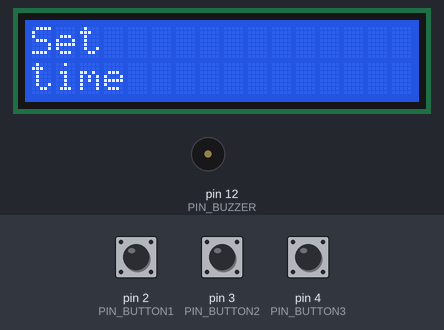
Bench run of a program on a simulated Arduino Uno, built with avr-gcc and run on an emulated ATmega328P. Parts: 16×2 character LCD, buzzer (waves = sounding). Inputs (shaded band) come from the test bench; at power-on: pin 2 (PIN_BUTTON1) LOW, pin 4 (PIN_BUTTON3) LOW, pin 3 (PIN_BUTTON2) LOW. What the program prints to the serial monitor is not drawn.

Above: at 1.2 s.
1.3 s: pin 2 (PIN_BUTTON1) pulled HIGH for 0.15 s
At 2.1 s:
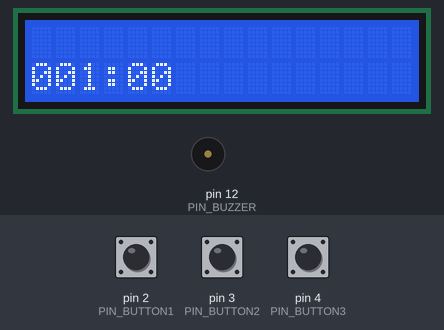
2.9 s: pin 4 (PIN_BUTTON3) pulled HIGH for 0.15 s
At 3.8 s:
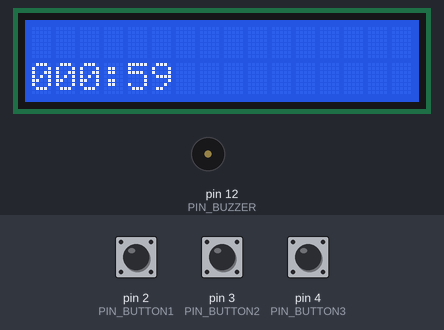
4.5 s: pin 4 (PIN_BUTTON3) pulled HIGH for 1 s
At 5.2 s:
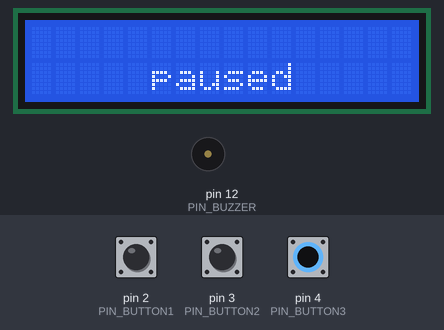
7.0 s: pin 2 (PIN_BUTTON1) pulled HIGH for 1 s
At 7.6 s:
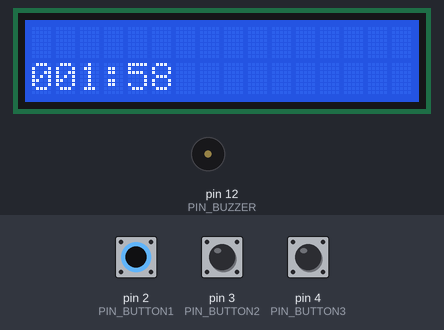
9.5 s: pin 3 (PIN_BUTTON2) pulled HIGH for 0.15 s
At 10.7 s:
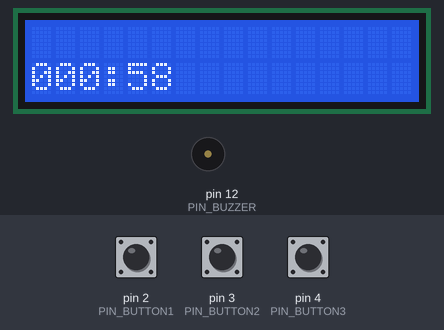
11.1 s: pin 2 (PIN_BUTTON1) driven HIGH and pin 3 (PIN_BUTTON2) driven HIGH
At 12.3 s:
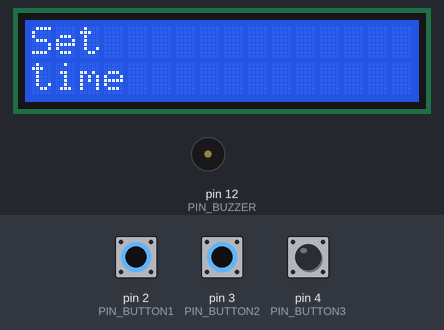
Timing chart, 0 to 15.1 s (numbered marks = the images above; inputs shaded):
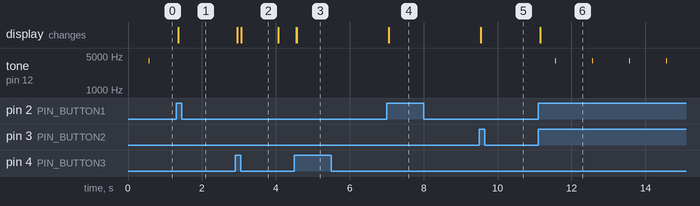

The program:

main.cpp
```cpp
#include "main.h"
#include "lcd.h"
// this is the event dispatcher.
void state_machine_dispatcher(timer_state_struct_t *state, event_t *event);
uint8_t process_buton_pad_value(uint8_t pad_value);
void state_machine_table_init(timer_state_struct_t *state);
// This is the timer state machine.
static timer_state_struct_t state_machine;
// put function declarations here:
void display_init();

void setup()
{
  // put your setup code here, to run once:
  Serial.begin(9600);
  Serial.print("Productive time application\n");
  Serial.print("===========================");
  display_init();
  pinMode(PIN_BUTTON1, INPUT);
  pinMode(PIN_BUTTON2, INPUT);
  pinMode(PIN_BUTTON3, INPUT);
  state_machine_table_init(&state_machine);
  state_machine_init(&state_machine);
}

void loop()
{
  uint8_t button1, button2, button3;
  uint8_t pad_value;
  user_event_t user_event;
  // only one time it will be initialized.
  static tick_event_t tick_event;
  static uint32_t current_time = millis();
  // 1. read the button pad status
  button1 = digitalRead(PIN_BUTTON1);
  button2 = digitalRead(PIN_BUTTON2);
  button3 = digitalRead(PIN_BUTTON3);
  pad_value = (button1 << 2) | (button2 << 1) | button3;
  // software debouncing
  pad_value = process_buton_pad_value(pad_value);
  if (pad_value)
  {
    // 2. make an event
    if (pad_value == BTN_PAD_VALUE_INC_TIME)
    {
      Serial.println("Incriment time event");
      user_event.super.signal = INC_TIME;
    }
    else if (pad_value == BTN_PAD_VALUE_DEC_TIME)
    {
      Serial.println("DECRIMENT time event");
      user_event.super.signal = DEC_TIME;
    }
    else if (pad_value == BTN_PAD_VALUE_SP)
    {
      Serial.println("Start pauseevent");
      user_event.super.signal = START_PAUSE;
    }
    else if (pad_value == BTN_PAD_VALUE_ABRT)
    {
      Serial.println("Abort event");
      user_event.super.signal = ABRT;
    }
    // 3. send it to event dispatcher.
    state_machine_dispatcher(&state_machine, &user_event.super);
  }

  // 4. dipsatch the time tick event every 100ms
  if (millis() - current_time >= 100)
  {
    // 100ms have passed
    // reset the current_limit
    current_time = millis();
    // add the signal.
    tick_event.super.signal = TIME_TICK;
    // this every time the 100ms have passed we incriment by one.
    tick_event.ss++;
    if (tick_event.ss > 10)
    {
      tick_event.ss = 1;
    }
    // 3. send it to event dispatcher.
    state_machine_dispatcher(&state_machine, &tick_event.super);
  }
}

// put function definitions here:

/// @brief This dispatches the events from main to the state machine the events are categoriazed based on who sends them user/tick event
/// @param state
/// @param event
void state_machine_dispatcher(timer_state_struct_t *state, event_t *event)
{
  event_status_e status;
  // This holds the current event i am in before any action.
  states_e source_state;
  source_state = state->current_state;
  // This holds the target state we trnasition to.
  states_e target_state;

  // execute the signal given
  event_handler_function_pointer event_function_pointer = state->state_table[state->current_state * MAX_SIGNALS + event->signal];
  if (event_function_pointer)
  {
    status = (*event_function_pointer)(state, event);
  }
  // if there is a transition what are the steps (we know the current state has changed to the new state and the action of the transition has been executed).
  if (status == EVENT_TRANSITION)
  {
    target_state = state->current_state;
    event_t new_event;
    // 1. run the exit action of the source state.
    new_event.signal = EXIT;
    event_handler_function_pointer event_function_pointer_exit = state->state_table[source_state * MAX_SIGNALS + new_event.signal];
    if (event_function_pointer_exit)
    {
      (*event_function_pointer_exit)(state, &new_event);
    }
    // 2. run the entry action for the new state.
    new_event.signal = ENTRY;
    event_handler_function_pointer event_function_pointer_entry = state->state_table[target_state * MAX_SIGNALS + new_event.signal];
    if (event_function_pointer_entry)
    {
      (*event_function_pointer_entry)(state, &new_event);
    }
  }
}

void state_machine_table_init(timer_state_struct_t *state)
{
  // here we initialize the 2d table
  static event_handler_function_pointer state_table[MAX_STATES][MAX_SIGNALS] = {
      [IDLE] = {&Idle_State_Inc_Time, NULL, Idle_State_Time_Tick, &Idle_State_Start_Pause, NULL, &Idle_State_Entry, &Idle_State_Exit},
      [TIME_SET] = {&Time_Set_Inc_Time, &Time_Set_Dec_Time, NULL, &Time_Set_Start_Pause, Time_Set_Abrt, &Time_Set_Entry, &Time_Set_Exit},
      [COUNTDOWN] = {NULL, NULL, &Count_Down_Time_Tick, &Count_Down_Start_Pause, &Count_Down_Abrt, &Count_Down_Exit, &Count_Down_Entry},
      [PAUSE] = {&Pause_Inc_Time, &Pause_Dec_Time, NULL, &Pause_Start_Pause, &Pause_Abrt, &Pause_Entry, &Pause_Exit},
      [STAT] = {NULL, NULL, &Stat_Time_Tick, NULL, NULL, &Stat_Entry, &Stat_Exit}};

  state->state_table = &state_table[0][0];
}

/// @brief This debounces the button using the a simple state machine approach
/// @param pad_value
/// @return
uint8_t process_buton_pad_value(uint8_t pad_value)
{
  // beacuse is static they will not rest each time the function is called.
  static button_state_e btn_state = DEPRESSED;
  static uint32_t current_time = millis();
  switch (btn_state)
  {
  case DEPRESSED:
    if (pad_value)
    {
      btn_state = BOUNCE;
      current_time = millis();
    }
    break;
  case PRESSED:
    if (!pad_value)
    {
      btn_state = BOUNCE;
      current_time = millis();
      break;
    }
    break;
  case BOUNCE:
    if (millis() - current_time >= 50)
    {
      if (pad_value)
      {
        btn_state = PRESSED;
        return pad_value;
      }
      else
      {
        btn_state = DEPRESSED;
      }
    }
    break;
  }
  return 0;
}

void display_init()
{
  lcd_begin(16, 2);
  lcd_clear();
  lcd_move_cursor_L_to_R();
  lcd_set_cursor(0, 0);
  lcd_no_auto_scroll();
  lcd_cursor_off();
}
```

main.h
```cpp
#ifndef MAIN_H
#define MAIN_H
#include <Arduino.h>
// button and buzzer pins
#define PIN_BUTTON1 2
#define PIN_BUTTON2 3
#define PIN_BUTTON3 4
#define PIN_BUZZER 12

#define BTN_PAD_VALUE_INC_TIME 4
#define BTN_PAD_VALUE_DEC_TIME 2
#define BTN_PAD_VALUE_ABRT 6
#define BTN_PAD_VALUE_SP 1
// lcd pins
#define PIN_LCD_RS 5
#define PIN_LCD_RW 6
#define PIN_LCD_EN 7
#define PIN_LCD_D4 8
#define PIN_LCD_D5 9
#define PIN_LCD_D6 10
#define PIN_LCD_D7 11

/// @brief This is the transmitions events/signals
typedef enum
{
    INC_TIME,
    DEC_TIME,
    TIME_TICK,
    START_PAUSE,
    ABRT,
    // INTERNAL ACTIVIY SIGNALS
    ENTRY,
    EXIT,
    MAX_SIGNALS

} signals_e;


/// @brief For generic  generated events
typedef struct event_t
{
    signals_e signal;
    /* data */
} event_t;

/// @brief For user generated events
typedef struct user_event_t
{
    event_t super;
    /* data */
} user_event_t;

typedef enum
{
    EVENT_HANDLED,
    EVENT_IGNORED,
    EVENT_TRANSITION,
} event_status_e;

/// @brief This is for the tick event it also holds the counter parameter.
typedef struct tick_event_t
{
    event_t super;
    uint8_t ss;
    /* data */
} tick_event_t;


//This will not be needed because we wont use these variabls to code the states
/// @brief This are all of the States
typedef enum
{
    IDLE,
    TIME_SET,
    COUNTDOWN,
    PAUSE,
    STAT,
    MAX_STATES
} states_e;


// Forward-declare struct so the compiler knows the name exists
struct timer_state_struct_t;


//this will be in the type inside the 2d table.
//this is a function pointer that will point to the event handler needed to be executed.
typedef event_status_e( *event_handler_function_pointer)(timer_state_struct_t *state, event_t *event);

//This will have instead of a state enum an activave_state function pointer that will point to  the state handler of the active state.
/// @brief This struct represent the 'global variables' these means that all of the states will have access to this variables.
typedef struct timer_state_struct_t
{
    uint32_t current_time;
    uint32_t elapsed_time;
    uint32_t productive_time;
    //this is a function pointer that will hold the active state function handler
   states_e current_state;
   event_handler_function_pointer * state_table;
    /* data */
} timer_state_struct_t;

// STATE MACHINE.cpp DECLARATIONS
void state_machine_init(timer_state_struct_t *state);
event_status_e state_machine_switch_approach(timer_state_struct_t *state, event_t *event);


//BUTTON DEBOUNCING STATE MACHINE ENUMS

typedef enum
{
    PRESSED,
    DEPRESSED,
    BOUNCE
}button_state_e;


event_status_e Idle_State_Entry(timer_state_struct_t *state, event_t *event);
event_status_e Idle_State_Exit(timer_state_struct_t *state, event_t *event);
event_status_e Idle_State_Dec_Time(timer_state_struct_t *state, event_t *event);
event_status_e Idle_State_Inc_Time(timer_state_struct_t *state, event_t *event);
event_status_e Idle_State_Start_Pause(timer_state_struct_t *state, event_t *event);
event_status_e Idle_State_Time_Tick(timer_state_struct_t *state, event_t *event);
event_status_e Idle_State_Abrt(timer_state_struct_t *state, event_t *event);

event_status_e Time_Set_Entry(timer_state_struct_t *state, event_t *event);
event_status_e Time_Set_Exit(timer_state_struct_t *state, event_t *event);
event_status_e Time_Set_Dec_Time(timer_state_struct_t *state, event_t *event);
event_status_e Time_Set_Inc_Time(timer_state_struct_t *state, event_t *event);
event_status_e Time_Set_Start_Pause(timer_state_struct_t *state, event_t *event);
event_status_e Time_Set_Time_Tick(timer_state_struct_t *state, event_t *event);
event_status_e Time_Set_Abrt(timer_state_struct_t *state, event_t *event);

event_status_e Count_Down_Entry(timer_state_struct_t *state, event_t *event);
event_status_e Count_Down_Exit(timer_state_struct_t *state, event_t *event);
event_status_e Count_Down_Dec_Time(timer_state_struct_t *state, event_t *event);
event_status_e Count_Down_Inc_Time(timer_state_struct_t *state, event_t *event);
event_status_e Count_Down_Start_Pause(timer_state_struct_t *state, event_t *event);
event_status_e Count_Down_Time_Tick(timer_state_struct_t *state, event_t *event);
event_status_e Count_Down_Abrt(timer_state_struct_t *state, event_t *event);


event_status_e Pause_Entry(timer_state_struct_t *state, event_t *event);
event_status_e Pause_Exit(timer_state_struct_t *state, event_t *event);
event_status_e Pause_Dec_Time(timer_state_struct_t *state, event_t *event);
event_status_e Pause_Inc_Time(timer_state_struct_t *state, event_t *event);
event_status_e Pause_Start_Pause(timer_state_struct_t *state, event_t *event);
event_status_e Pause_Time_Tick(timer_state_struct_t *state, event_t *event);
event_status_e Pause_Abrt(timer_state_struct_t *state, event_t *event);

event_status_e Stat_Entry(timer_state_struct_t *state, event_t *event);
event_status_e Stat_Exit(timer_state_struct_t *state, event_t *event);
event_status_e Stat_Dec_Time(timer_state_struct_t *state, event_t *event);
event_status_e Stat_Inc_Time(timer_state_struct_t *state, event_t *event);
event_status_e Stat_Start_Pause(timer_state_struct_t *state, event_t *event);
event_status_e Stat_Time_Tick(timer_state_struct_t *state, event_t *event);
event_status_e Stat_Abrt(timer_state_struct_t *state, event_t *event);


#endif
```

lcd.cpp
```cpp
#include "lcd.h"
#include "main.h"
LiquidCrystal lcd(PIN_LCD_RS,PIN_LCD_RW,PIN_LCD_EN,PIN_LCD_D4,PIN_LCD_D5,PIN_LCD_D6,PIN_LCD_D7);

void lcd_clear(void)
{
    lcd.clear();
}
void lcd_print_char(char c)
{
    lcd.print(c);
}
void lcd_scroll_left(void)
{
    lcd.scrollDisplayLeft();
}
void lcd_scroll_right(void)
{
    lcd.scrollDisplayRight();
}
void lcd_set_cursor(int r,int c)
{
    lcd.setCursor(c,r);
}
void lcd_no_auto_scroll(void)
{
    lcd.noAutoscroll();
}
void lcd_begin(uint8_t cols , uint8_t rows)
{
    lcd.begin(cols,rows);
}
void lcd_move_cursor_R_to_L(void)
{
    lcd.rightToLeft();
}
void lcd_move_cursor_L_to_R(void)
{
    lcd.leftToRight();
}
void lcd_cursor_off(void)
{
    lcd.noCursor();
}
void lcd_cursor_blinkoff(void)
{
    lcd.noBlink();
}
void lcd_print_number(int num)
{
    lcd.print(num);
}
void lcd_print_string(String s)
{
    lcd.println(s);
}
```

lcd.h
```cpp
#ifndef LCD_H
#define LCD_H
#include <Arduino.h>
#include "LiquidCrystal.h"
void lcd_clear(void);
void lcd_print_char(char c);
void lcd_scroll_left(void);
void lcd_scroll_right(void);
void lcd_set_cursor(int r,int c);
void lcd_no_auto_scroll(void);
void lcd_begin(uint8_t cols , uint8_t rows);
void lcd_move_cursor_R_to_L(void);
void lcd_move_cursor_L_to_R(void);
void lcd_cursor_off(void);
void lcd_cursor_blinkoff(void);
void lcd_print_number(int num);
void lcd_print_string(String s);

#endif
```

Source omitted: state_machine.cpp (16211 bytes)

Measured:
- after the input at 1.3 s, tone on pin 12 (PIN_BUZZER): stops changing and stays silent; the display: changes after 0.05 s (image 1)
- after the input at 2.9 s, the display: first changes after 0.05 s (image 2 shows a later state)
- after the input at 4.5 s, the display: first changes after 0.05 s (image 3 shows a later state)
- after the input at 7.0 s, the display: changes after 0.05 s (image 4)
- after the input at 9.5 s, the display: changes after 0.05 s (image 5)
- after the input at 11.1 s, tone on pin 12 (PIN_BUZZER): alternates 4000 Hz for 0.03 s and silent for 0.98 s, starting after 0.47 s; the display: changes after 0.06 s (image 6)
